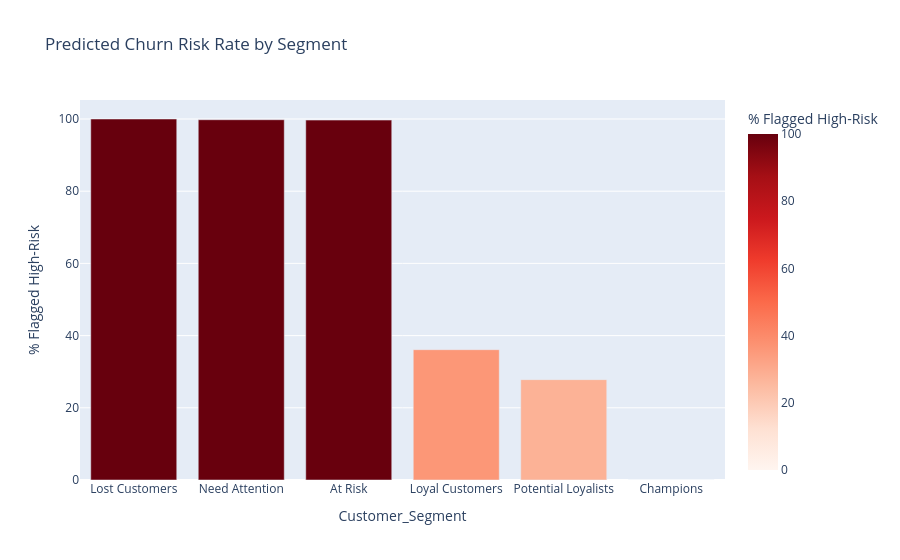

Source (notebook cell):
### Markdown cell above
### 5. Churn Risk Overview

### Code cell
churn_by_segment = (
    rfm.groupby("Customer_Segment")["Predicted_Churn"]
    .agg(["sum", "count"])
    .rename(columns={"sum": "High_Risk_Customers", "count": "Total_Customers"})
    .reset_index()
)
churn_by_segment["Risk_Rate_%"] = (
    churn_by_segment["High_Risk_Customers"] / churn_by_segment["Total_Customers"] * 100
).round(1)
churn_by_segment = churn_by_segment.sort_values("Risk_Rate_%", ascending=False)

fig = px.bar(
    churn_by_segment, x="Customer_Segment", y="Risk_Rate_%",
    color="Risk_Rate_%", color_continuous_scale="Reds",
    title="Predicted Churn Risk Rate by Segment",
    labels={"Risk_Rate_%": "% Flagged High-Risk"}
)
fig.show()

churn_by_segment

### Figure 1 — Plotly figure (JSON) as saved in the notebook; plotly's stock layout.template omitted (floating-point values rounded to 4 significant figures)
{"data": [{"hovertemplate": "Customer_Segment=%{x}<br>% Flagged High-Risk=%{marker.color}<extra></extra>", "legendgroup": "", "marker": {"color": [100.0, 99.8, 99.7, 36.1, 27.8, 0.0], "coloraxis": "coloraxis", "pattern": {"shape": ""}}, "name": "", "orientation": "v", "showlegend": false, "textposition": "auto", "type": "bar", "x": ["Lost Customers", "Need Attention", "At Risk", "Loyal Customers", "Potential Loyalists", "Champions"], "xaxis": "x", "y": [100.0, 99.8, 99.7, 36.1, 27.8, 0.0], "yaxis": "y"}], "layout": {"barmode": "relative", "coloraxis": {"autocolorscale": false, "colorbar": {"title": {"text": "% Flagged High-Risk"}}, "colorscale": [[0.0, "rgb(255,245,240)"], [0.125, "rgb(254,224,210)"], [0.25, "rgb(252,187,161)"], [0.375, "rgb(252,146,114)"], [0.5, "rgb(251,106,74)"], [0.625, "rgb(239,59,44)"], [0.75, "rgb(203,24,29)"], [0.875, "rgb(165,15,21)"], [1.0, "rgb(103,0,13)"]]}, "legend": {"tracegroupgap": 0}, "title": {"text": "Predicted Churn Risk Rate by Segment"}, "xaxis": {"anchor": "y", "domain": [0.0, 1.0], "title": {"text": "Customer_Segment"}}, "yaxis": {"anchor": "x", "domain": [0.0, 1.0], "title": {"text": "% Flagged High-Risk"}}}}
